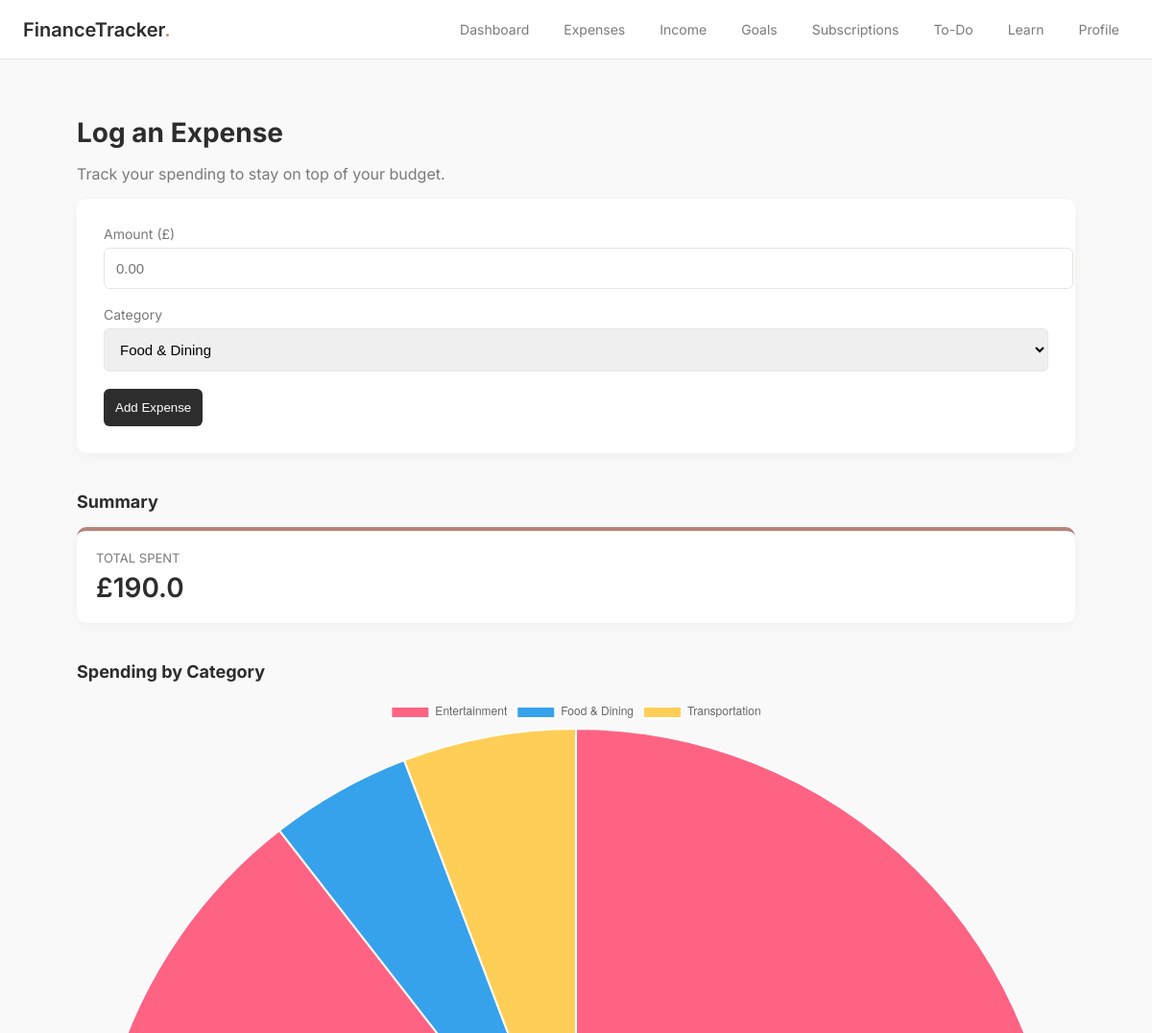
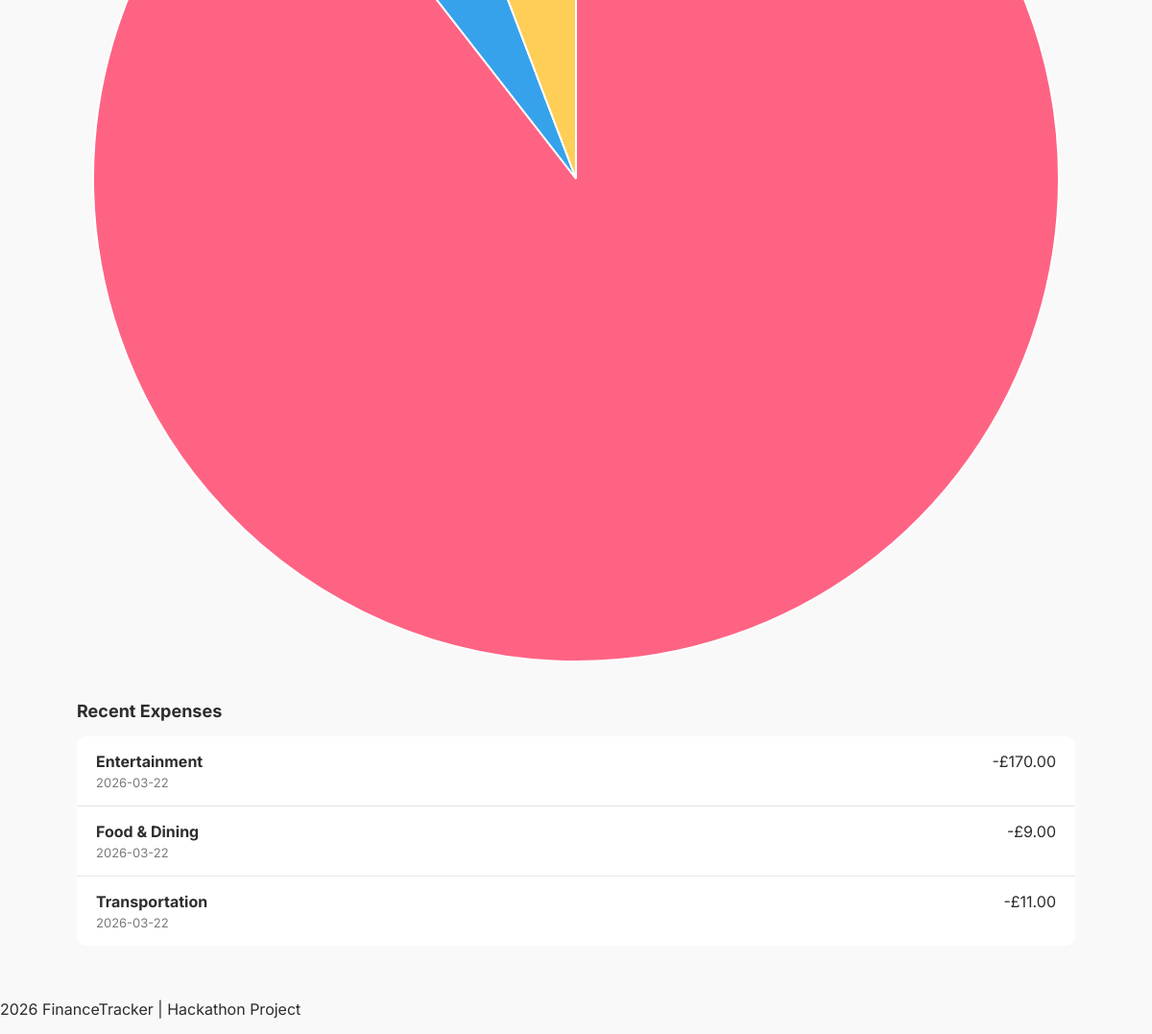
Page /expenses/oleksii on the earlier database version (2 pictures, top to bottom).
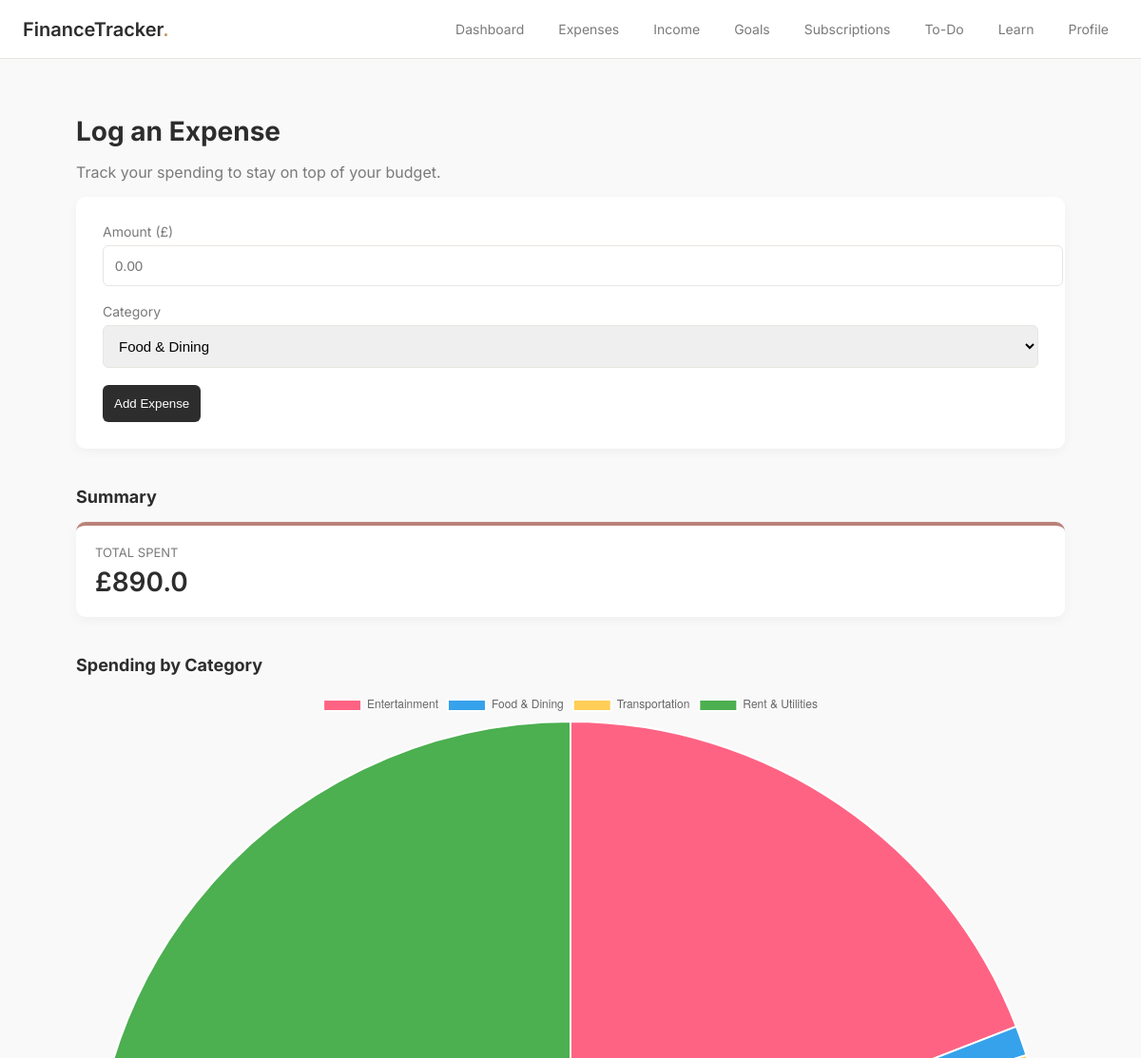
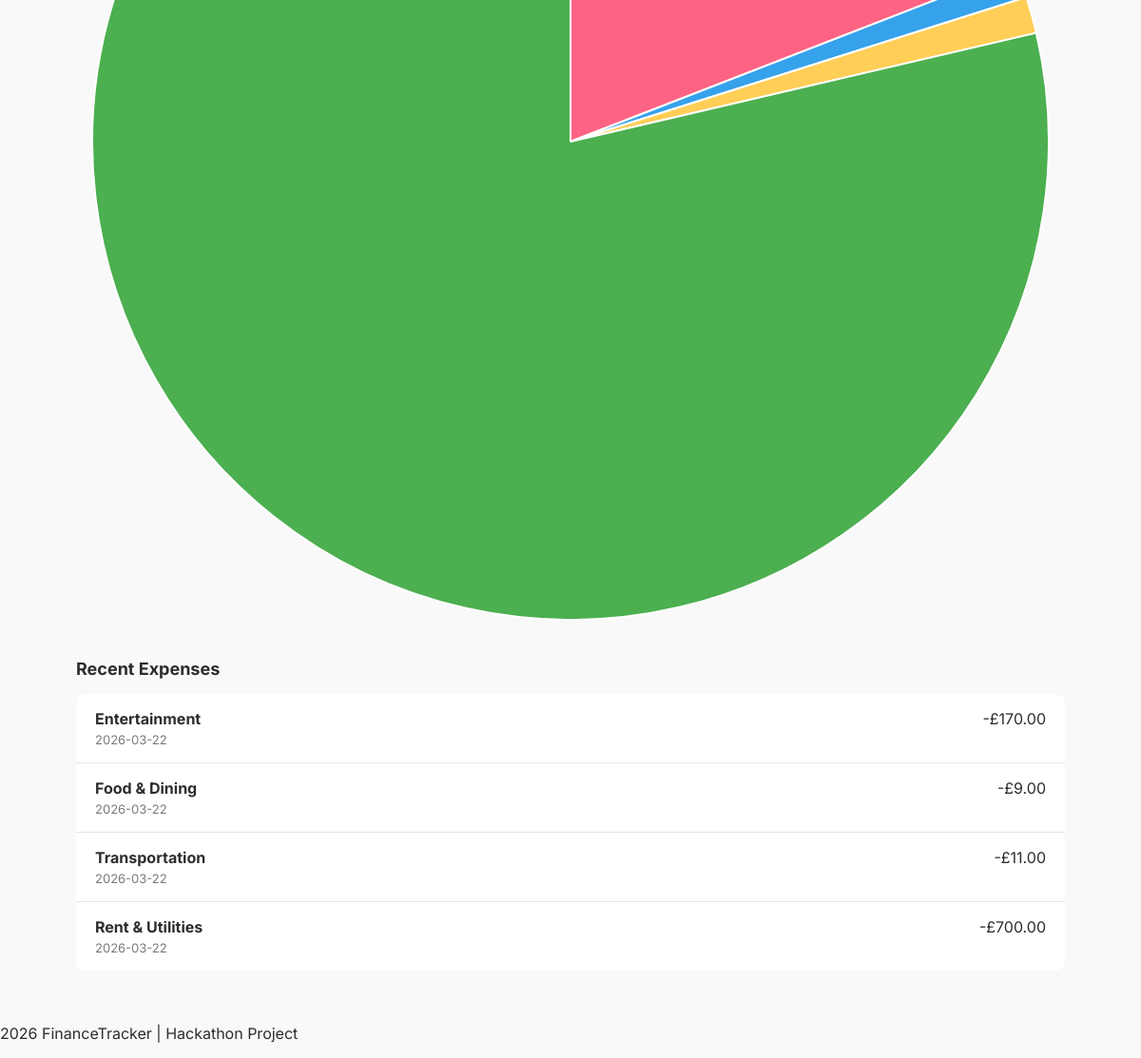
Same page on the later database version (2 pictures, top to bottom).
### tables this page shows
CREATE TABLE expenses (
        id INTEGER PRIMARY KEY AUTOINCREMENT,
        user_id INTEGER,
        amount REAL,
        category TEXT,
        date TEXT
    );

### app.py (the view, shortened to what this page needs)
@app.route("/expenses/<username>", methods=["GET", "POST"])
def expenses(username):
    user_id = get_user_id(username)
    if not user_id:
        return redirect(url_for("index"))
    conn = get_db()
    data = conn.execute(
        "SELECT * FROM expenses WHERE user_id=?",
        (user_id,)
    ).fetchall()
    conn.close()
    total_expenses = sum([e["amount"] for e in data])
    category_totals = defaultdict(float)
    for e in data:
        category_totals[e["category"]] += e["amount"]
    labels = list(category_totals.keys())
    values = list(category_totals.values())
    return render_template(
        "expenses.html",
        data=data,
        username=username,
        total_expenses=total_expenses,
        labels=labels,
        values=values
    )

### app.py (called while the page is built)
def get_db():
    conn = sqlite3.connect(DB)
    conn.row_factory = sqlite3.Row
    return conn

def get_user_id(username):
    conn = get_db()
    user = conn.execute(
        "SELECT id FROM users WHERE username=?",
        (username,)
    ).fetchone()
    conn.close()
    return user["id"] if user else None

@app.context_processor
def inject_user():
    username = request.view_args.get("username") if request.view_args else None
    return dict(current_user=username)

### templates/expenses.html (shortened to what this page needs)
{% extends "layout.html" %}
{% block navbar %}
    {% include "navbar.html" %}
{% endblock %}
{% block content %}
<div class="container">
    <div class="dashboard-header">
        <h1>Log an Expense</h1>
        <p>Track your spending to stay on top of your budget.</p>
    </div>
    <div class="form-card">
        <form method="POST">
            <div class="form-group">
                <label>Amount (£)</label>
                <input type="number" step="0.01" name="amount" class="form-control" placeholder="0.00" required>
            </div>
            <div class="form-group">
                <label>Category</label>
                <select name="category" class="form-control">
                    <option>Food & Dining</option>
                </select>
            </div>
            <button type="submit" class="btn-primary">Add Expense</button>
        </form>
    </div>
    <h3 class="section-title">Summary</h3>
    <div class="overview-grid">
        <div class="stat-card expense">
            <div class="stat-label">Total Spent</div>
            <div class="stat-value">£{{ total_expenses }}</div>
        </div>
    </div>
    <h3 class="section-title">Spending by Category</h3>
    <canvas id="categoryChart"></canvas>
    <h3 class="section-title">Recent Expenses</h3>
    <div class="transaction-list">
        {% if data %}
            {% for e in data %}
                <div class="transaction-item">
                    <div class="tx-details">
                        <h4>{{ e.category }}</h4>
                        <p>{{ e.date[:10] }}</p>
                    </div>
                    <div class="tx-amount">
                        -£{{ "{:,.2f}".format(e.amount|float) }}
                    </div>
                </div>
            {% endfor %}
        {% else %}
            <div class="empty-state" style="padding: 32px; text-align: center; color: #7A7A7A;">
                <p>No expenses yet.</p>
                <p>Start tracking to understand your spending 💡</p>
            </div>
        {% endif %}
    </div>
</div>
{% endblock %}
{% block scripts %}
<script>
const ctx = document.getElementById('categoryChart');
new Chart(ctx, {
    type: 'pie',
    data: {
        labels: {{ labels|tojson }},
        datasets: [{
            data: {{ values|tojson }},
            backgroundColor: [
                '#FF6384',
                '#36A2EB',
                '#FFCE56',
                '#4CAF50',
                '#9966FF'
            ]
        }]
    }
});
</script>
{% endblock %}

### templates/layout.html (shortened to what this page needs)
<!DOCTYPE html>
<html lang="en">
<head>
    <link rel="stylesheet" href="{{ url_for('static', filename='css/style.css') }}">
</head>
<body>
    {% block navbar %}{% endblock %}
    <main>
        {% block content %}{% endblock %}
    </main>
    {% include "footer.html" %}
    {% block scripts %}{% endblock %}
</body>
</html>

### templates/navbar.html
<nav class="navbar">
    <div class="nav-left">
        <h2>FinanceTracker</h2>
    </div>
    <div class="nav-right">
        <a href="{{ url_for('dashboard', username=current_user) }}">Dashboard</a>
        <a href="{{ url_for('expenses', username=current_user) }}">Expenses</a>
        <a href="{{ url_for('income', username=current_user) }}">Income</a>
        <a href="{{ url_for('goals', username=current_user) }}">Goals</a>
        <a href="{{ url_for('subscriptions', username=current_user) }}">Subscriptions</a>
        <a href="{{ url_for('todo', username=current_user) }}">To-Do</a>
        <a href="{{ url_for('learn', username=current_user) }}">Learn</a>
        <a href="{{ url_for('profile', username=current_user) }}">Profile</a>
    </div>
</nav>

### templates/footer.html
<footer class="footer">
    <p>2026 FinanceTracker | Hackathon Project</p>
</footer>

### static/css/style.css (style rules this page uses)
body { font-family: 'Inter', -apple-system, BlinkMacSystemFont, "Segoe UI", sans-serif; background-color: #F9F9F9; color: #2D2D2D; margin: 0; -webkit-font-smoothing: antialiased; }
.container { max-width: 1040px; margin: 0 auto; padding: 40px 24px; }
.navbar { display: flex; justify-content: space-between; align-items: center; background-color: #FFFFFF; padding: 16px 24px; border-bottom: 1px solid #E8E5E1; }
.nav-left h2 { font-size: 20px; font-weight: 600; margin: 0; }
.nav-left h2::after { content: '.'; color: #C29B62; }
.nav-right { display: flex; gap: 16px; }
.nav-right a { text-decoration: none; color: #7A7A7A; font-size: 14px; padding: 6px 10px; border-radius: 6px; transition: 0.2s; }
.dashboard-header h1 { font-size: 28px; margin-bottom: 8px; }
.dashboard-header p { color: #7A7A7A; }
.section-title { font-size: 18px; margin: 40px 0 16px; }
.overview-grid { display: grid; grid-template-columns: repeat(auto-fit, minmax(220px, 1fr)); gap: 20px; }
.stat-card, .balance-card, .streak-card { background: #FFFFFF; padding: 20px; border-radius: 10px; box-shadow: 0 4px 12px rgba(0,0,0,0.04); }
.stat-card.expense { border-top: 4px solid #BA827A; }
.stat-label { font-size: 13px; color: #7A7A7A; text-transform: uppercase; margin-bottom: 6px; }
.stat-value { font-size: 28px; font-weight: 600; }
.form-card { background: white; padding: 28px; border-radius: 10px; box-shadow: 0 4px 12px rgba(0,0,0,0.04); margin-bottom: 40px; }
.form-group { margin-bottom: 18px; }
.form-group label { font-size: 14px; color: #7A7A7A; display: block; margin-bottom: 6px; }
.form-control { width: 100%; padding: 12px; border-radius: 6px; border: 1px solid #E8E5E1; font-size: 15px; }
.btn-primary { background: #2D2D2D; color: white; border: none; padding: 12px; border-radius: 6px; cursor: pointer; }
.transaction-list { background: white; border-radius: 10px; overflow: hidden; }
.transaction-item { display: flex; justify-content: space-between; padding: 16px 20px; border-bottom: 1px solid #E8E5E1; }
.transaction-item:last-child { border-bottom: none; }
.tx-details h4 { margin: 0; }
.tx-details p { margin: 4px 0 0; font-size: 13px; color: #7A7A7A; }
a { transition: all 0.2s ease; }

Differences in the rows shown:
added expenses: category "Rent & Utilities", date "2026-03-22", amount "700.00"
Other differences:
{{ total_expenses }}: "190.0" → "890.0"
chart data {{ values|tojson }}: [170.0, 9.0, 11.0] → [170.0, 9.0, 11.0, 700.0]
